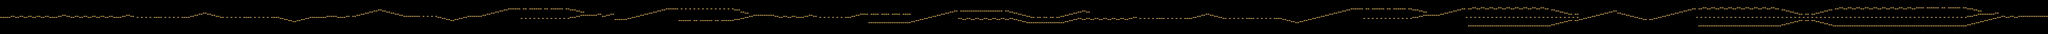

Rendered tile map (Tiled .tmx) drawn with the repository's tilesets; below, a short description and the map source with its tile grids summarised:
An orthogonal 960x32 tile map with 32x16 px tiles, 1 tile layer (line) and 1 object.

<map version="1.2" tiledversion="1.2.1" orientation="orthogonal" renderorder="right-down" width="960" height="32" tilewidth="32" tileheight="16" infinite="0" nextlayerid="5" nextobjectid="3">
 <tileset firstgid="1" source="bar.tsx" />
 <objectgroup id="2" name="coins">
  <object id="1" x="143" y="243">
   <ellipse />
  </object>
 </objectgroup>
 <layer id="1" name="line" width="960" height="32">
  <data>[30720 cells, 1299 non-empty, 1 distinct tile ids]</data>
 </layer>
</map>
